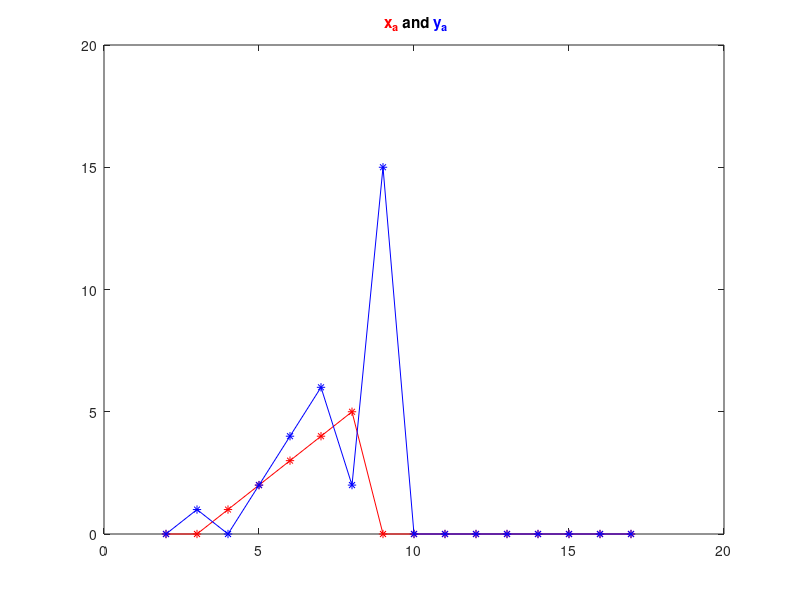
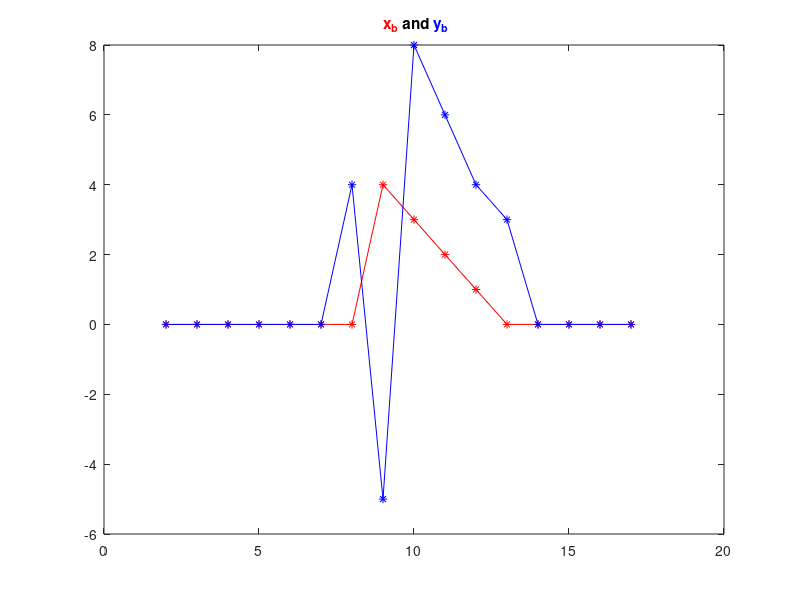
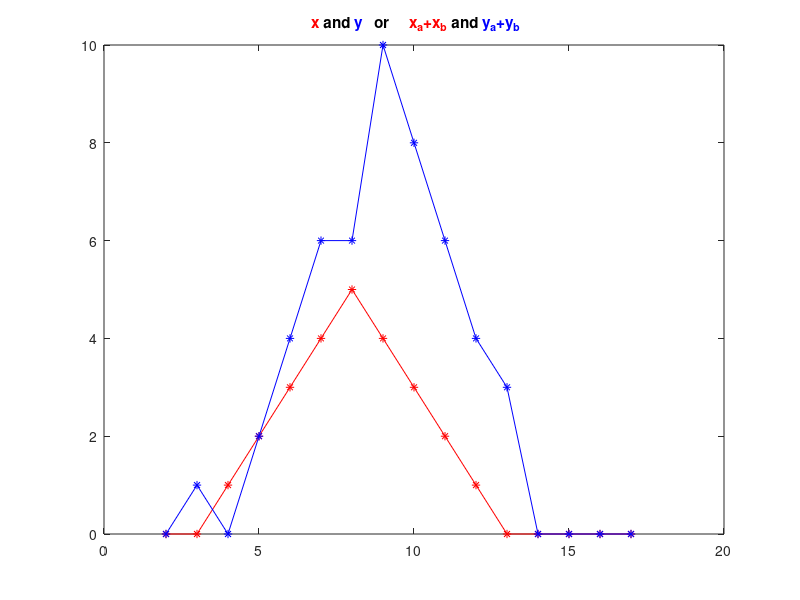

MATLAB code to generate these figures, in order:
% Exercise 3 : Invariance and linearity

%%% Q.1 ya and yb responsed 
xa=[0 0 0 1 2 3 4 5 0 0 0 0 0 0 0 0 0 0];
xb=[0 0 0 0 0 0 0 0 4 3 2 1 0 0 0 0 0 0];

N = length(xa);
for k=2:N-1
    ya(k) = 3*xa(k-1)-2*xa(k)+xa(k+1);
    yb(k) = 3*xb(k-1)-2*xb(k)+xb(k+1);
end

figure(10), plot(2:N-1, xa(2:N-1), 'r*-', 2:N-1, ya(2:N-1), 'b*-');
title('{\color{red} x_a} and {\color{blue}y_a}');
figure(11), plot(2:N-1, xb(2:N-1), 'r*-', 2:N-1, yb(2:N-1), 'b*-');
title('{\color{red} x_b} and {\color{blue}y_b}');

x=xa+xb; % 'complex' signal
for k=2:N-1
    y(k) = 3*x(k-1)-2*x(k)+x(k+1);
end

%%% Q.2 Linearity of the system 
% is y equal to ya+yb ?
diffResponses = y-(ya+yb)
% diffResponses = 0 <=> the system is linear

figure(12), plot(2:N-1, xa(2:N-1)+xb(2:N-1), 'r*-', 2:N-1, ya(2:N-1)+yb(2:N-1), 'b*-');
title('{\color{red} x} and {\color{blue}y}   or    {\color{red} x_a+x_b} and {\color{blue}y_a+y_b}');


%%% Q.3: nonlinear/noninvariant systems
% yk=1+xk
% yk=abs(xk)
% yk=xk^2
% ...




